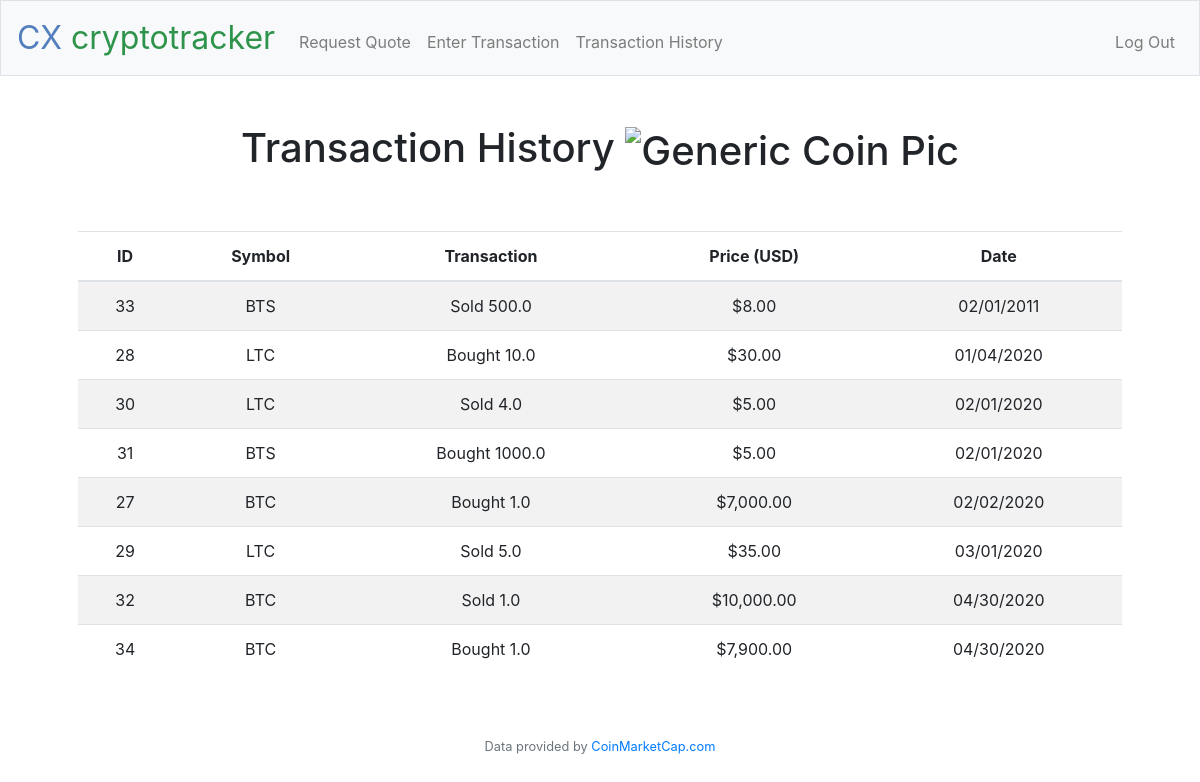
Screenshot of /history (signed in) with the database file from the repository.
### tables this page shows
CREATE TABLE "transactions" (
	"id"	INTEGER NOT NULL PRIMARY KEY AUTOINCREMENT,
	"symbol"	TEXT NOT NULL,
	"price"	NUMERIC NOT NULL,
	"costs"	NUMERIC NOT NULL,
	"quantity"	NUMERIC NOT NULL,
	"timestamp"	datetime NOT NULL,
	"user_id"	INTEGER NOT NULL,
	FOREIGN KEY("user_id") REFERENCES "users"("id")
);

### application.py (the view)
@app.route("/history")
@login_required
def history():
    rows = db.execute("SELECT * FROM transactions WHERE user_id=? ORDER BY timestamp", session.get("user_id"))
    for i in range(0, len(rows)):
        rows[i]["displaydate"] = datetime.fromtimestamp(rows[i]["timestamp"]).strftime("%m/%d/%Y")
        quantity = float(rows[i]["quantity"])
        rows[i]["trans"] = ("Bought " + str(quantity)) if quantity > 0 else "Sold " + str(-quantity)
    return render_template("history.html", rows=rows)

### application.py (called while the page is built)
@app.after_request
def after_request(response):
    response.headers["Cache-Control"] = "no-cache, no-store, must-revalidate"
    response.headers["Expires"] = 0
    response.headers["Pragma"] = "no-cache"
    return response

### helpers.py (called while the page is built)
def login_required(f):
    @wraps(f)
    def decorated_function(*args, **kwargs):
        if session.get("user_id") is None:
            return redirect("/login")
        return f(*args, **kwargs)
    return decorated_function

def usd(value):
    return f"${value:,.2f}"

### templates/history.html (shortened to what this page needs)
{% extends "layout.html" %}
{% block main %}
<h1>Transaction History <img src="/static/generic.png" alt="Generic Coin Pic" width="100" height="100"></h1><br></br>
<table class="table table-striped">
    <thead>
        <tr>
            <th scope="col">ID</th><th scope="col">Symbol</th><th scope="col">Transaction</th>
            <th scope="col">Price (USD)</th><th scope="col">Date</th>
        </tr>
    </thead>
    <tbody>
        {% for row in rows %}
            <tr>
                <td>{{ row["id"] }}</td><td>{{ row["symbol"] }}</td><td>{{ row["trans"] }}</td>
                <td>{{ row["price"]|usd }}</td><td>{{ row["displaydate"] }}</td>
            </tr>
        {% endfor %}
    </tbody>
</table>
{% endblock %}

### static/styles.css (style rules this page uses)
main img { max-width: 100%; }

### rows the page displays
transactions: id "33", symbol "BTS", trans "Sold 500.0", price "$8.00", displaydate "02/01/2011"
transactions: id "28", symbol "LTC", trans "Bought 10.0", price "$30.00", displaydate "01/04/2020"
transactions: id "30", symbol "LTC", trans "Sold 4.0", price "$5.00", displaydate "02/01/2020"
transactions: id "31", symbol "BTS", trans "Bought 1000.0", price "$5.00", displaydate "02/01/2020"
transactions: id "27", symbol "BTC", trans "Bought 1.0", price "$7,000.00", displaydate "02/02/2020"
transactions: id "29", symbol "LTC", trans "Sold 5.0", price "$35.00", displaydate "03/01/2020"
transactions: id "32", symbol "BTC", trans "Sold 1.0", price "$10,000.00", displaydate "04/30/2020"
transactions: id "34", symbol "BTC", trans "Bought 1.0", price "$7,900.00", displaydate "04/30/2020"
